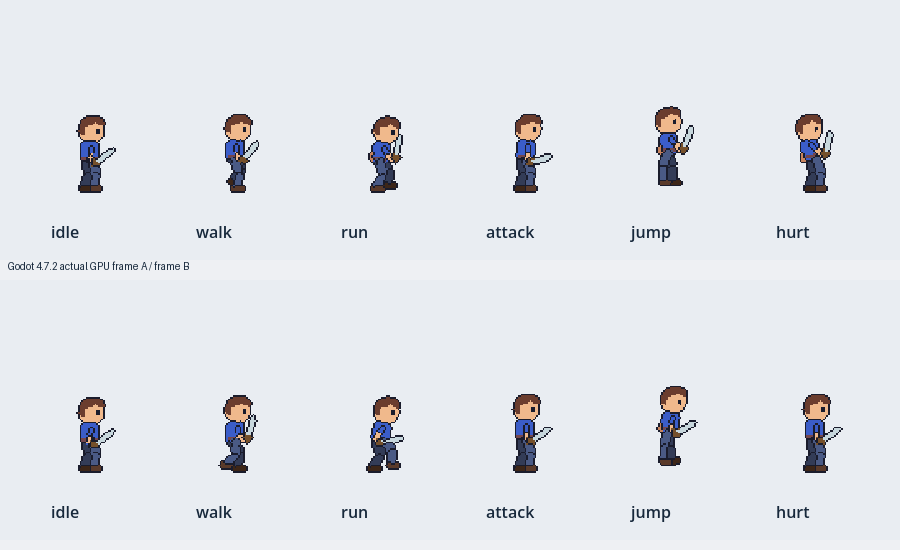
#> input picture tools/research/asf-six-action-20261031/images/hero-six-native-proof.png, 900 x 550 px
$ python -i a16_r4_pixellab_pilot_v2.py   (imports and definitions only)
#> lines starting #> are read from the running program, lines starting #| are printed output that depends on the picture
"""A16 R4: PixelLab animate-with-text-v3 one-job client, corrected from official OpenAPI.
No credential is logged or saved. No API call in --prepare/--self-test modes.
The request is a single potentially billable operation, with a persisted job id to
avoid duplicate submits. Polling is read-only. G7 ART stays PENDING human review.
"""
from __future__ import annotations
import argparse
import base64
import hashlib
import io
import json
import os
from pathlib import Path
import tempfile
import time
import urllib.error
import urllib.request

from PIL import Image
import numpy as np

HOME = Path(r"E:\GameAssetToolLab_20261023\ASF_Test_20261031\A16_R4_PIXELLAB_PROOF")
SRC = HOME / "T1_A15_attack_02_SOURCE.png"
JOB_FILE = HOME / "A16_R4_PIXELLAB_JOB.json"
STATUS = HOME / "A16_R4_V2_STATUS.json"
API = "https://api.pixellab.ai/v2"
EXPECTED_SHA = "88fede86b74ab7bfbf303df0ca7631ed77c7ccc5862ed7187915702ceb0ce60f"
ACTION = (
    "Animate exactly this same forest scout and same outfit in one sword slash: "
    "he draws back with a bent elbow, raises the existing sword, then makes "
    "a fast lateral swing and follows through. Keep the original front three-quarter "
    "camera view, head, facial features, short brown hair, green cape, leather armor, "
    "body scale, color palette, sword design and pixel-art silhouette. "
    "Only one character, one sword and two arms. No new objects, extra limbs, "
    "background, glowing effects, camera changes or redesign."
)

def sha(path: Path) -> str:
    return hashlib.sha256(path.read_bytes()).hexdigest()

def save_json(file: Path, data: dict) -> None:
    file.write_text(json.dumps(data, indent=2, ensure_ascii=False), encoding="utf-8")

# [20 lines left out: functions verify_source, make_payload, not called in this run]

def token() -> str | None:
    return os.environ.get("PIXELLAB_API_KEY") or os.environ.get("PIXELLAB_TOKEN")

# [27 lines left out: functions request_json, error_status, decode_frame, not called in this run]

def finalize(images:list)->dict:
    original=Image.open(SRC).convert("RGBA")
    frames=[decode_frame(f) for f in images]
    if len(frames)!=4 or any(f.size!=original.size for f in frames):
        raise ValueError("Wrong frame count or size")
    first_diff=int(np.any(np.asarray(frames[0])!=np.asarray(original),axis=2).sum())
    adjacent_diff=[int(np.any(np.asarray(frames[i])!=np.asarray(frames[i+1]),axis=2).sum())
                   for i in range(3)]
    alpha_ratios=[round(np.count_nonzero(np.asarray(f.getchannel("A"))<255)/f.width/f.height,4)
                  for f in frames]
    # Only original PixelLab response images are saved, never fabricated substitute art.
    out=HOME/"GENERATED_CANDIDATE_UNREVIEWED"
    out.mkdir(exist_ok=True)
    for i,f in enumerate(frames):
        f.save(out/f"T1_PIXELLAB_ATTACK_{i:02}.png")
    sheet=Image.new("RGBA",(4*original.width,original.height))
    for i,f in enumerate(frames):
        sheet.paste(f,(i*original.width,0))
    sheet.save(out/"T1_PIXELLAB_4FRAMES_RGBA.png")
    metrics={"first_frame_rgba_diff":first_diff,"adjacent_rgba_diffs":adjacent_diff,
             "alpha_transparent_ratios":alpha_ratios,"g7":"PENDING_MANUAL_ART_REVIEW",
             "source_png_sha256":EXPECTED_SHA,"only_real_api_images":True}
    save_json(out/"A16_R4_GENERATED_QA.json",metrics)
    return metrics

# [108 lines left out: functions submit, poll, self_test, main, not called in this run]

# [2 lines not run here, left out]

>>> import cv2
>>> picture = cv2.imread('../../../asf-six-action-20261031/images/hero-six-native-proof.png', cv2.IMREAD_GRAYSCALE)
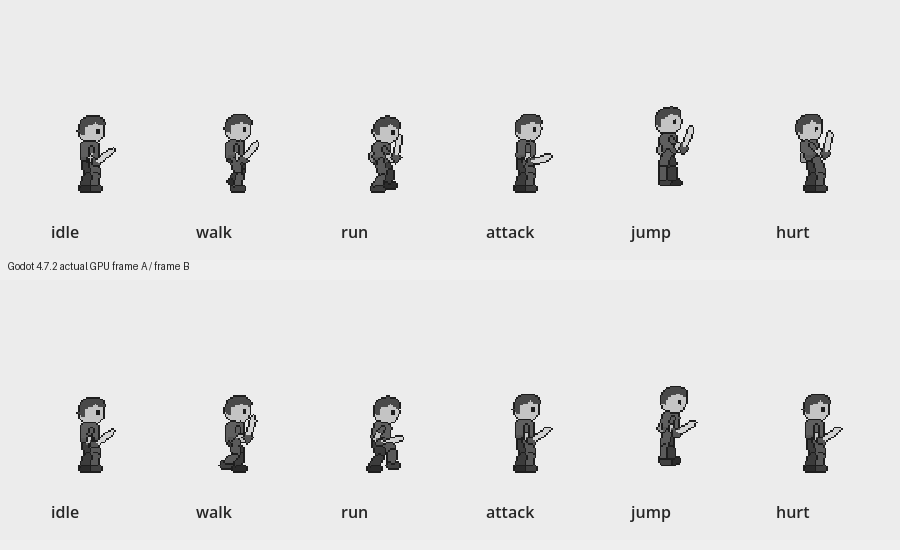
#> picture: shape (550, 900); min 29, max 239, mean 228.7
#> (the run stopped early here; a loop or call above may not have finished)
